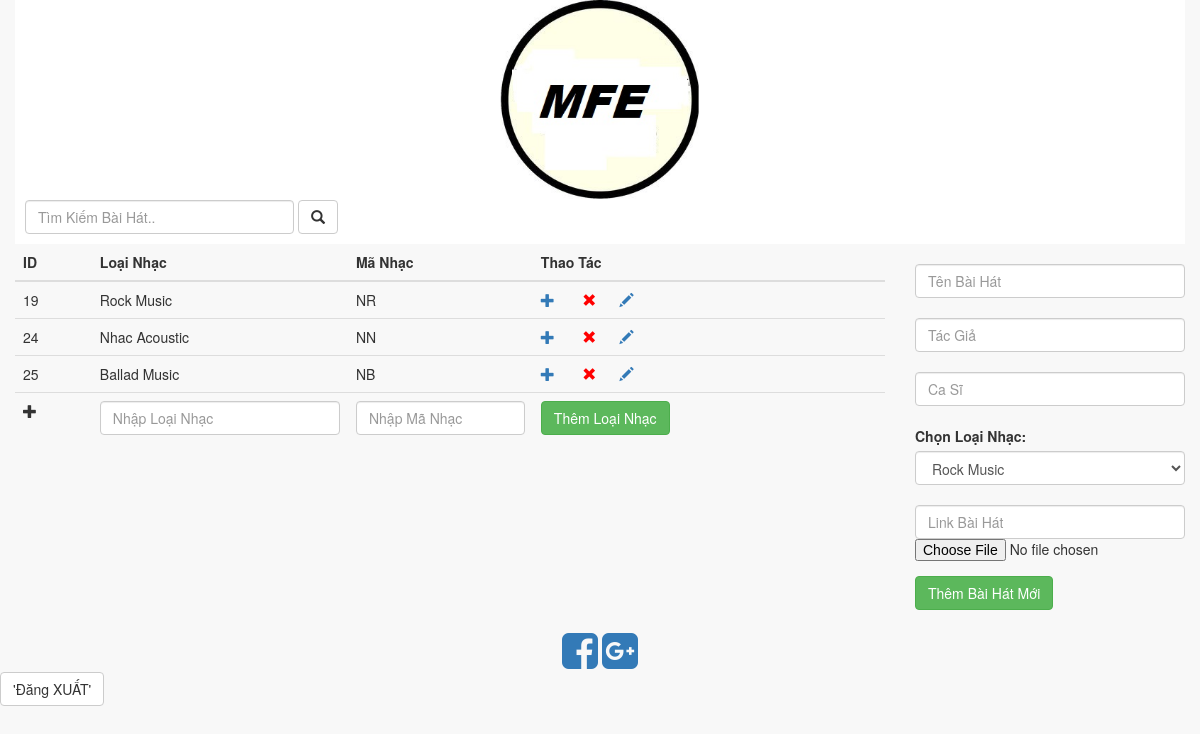
Page /Sources/dashboard.php on the earlier database version.
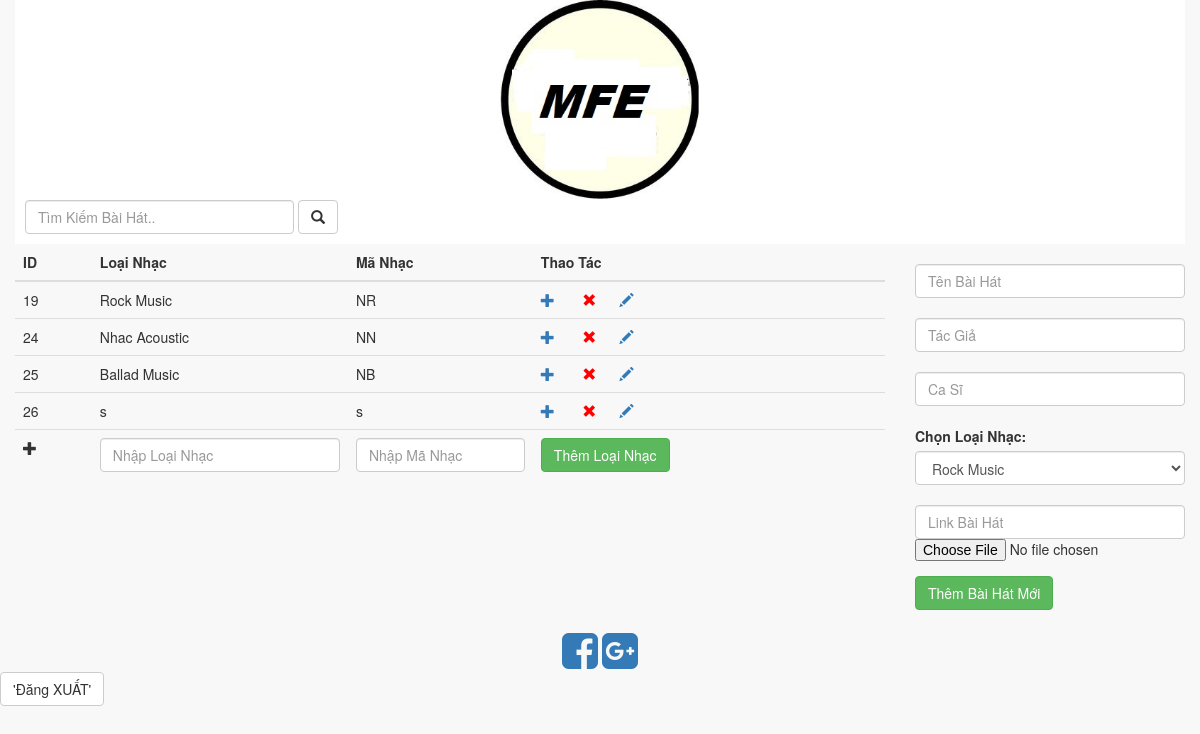
Same page on the later database version.
### tables this page shows
CREATE TABLE `music` (
  `id` int(20) NOT NULL,
  `music` varchar(50) NOT NULL,
  `type` varchar(50) NOT NULL
);

### Sources/dashboard.php (the view, shortened to what this page needs)
<!DOCTYPE html>
<html>
<head>
	<link rel="stylesheet" href="css/bootstrap.min.css">
	<link rel="stylesheet" href="https://cdnjs.cloudflare.com/ajax/libs/font-awesome/4.7.0/css/font-awesome.min.css">
</head>
<body style="background-color: #f8f8f8">
	<div class="container-fluid" >
		<div style="background-color:white">
			<center><a href="#" target="blank"><img src="logo.jpg" width="200"></a></center>
			<form id="form_search" class="form-inline" method="POST" action="search.php" style="padding-left: 10px;padding-bottom: 10px;">
					<input class="form-control" type="text" name="search" placeholder="Tìm Kiếm Bài Hát.." size="30">
					<button onclick="search();" class="btn btn-default" ><span class="glyphicon glyphicon-search"></span></button>
			</form>
		</div>
		<div class="row">
			<div class="col-md-9">
				<div id="main">
					<table class="table table-hover">
					    <thead>
					      <tr>
					        <th>ID</th>
					        <th>Loại Nhạc</th>
					        <th>Mã Nhạc</th>
					        <th>Thao Tác</th>
					      </tr>
					    </thead>
					    <tbody>
					    <?php
							include("connect.php");
							$sql = "Select id,music,type From music";
							$result = $conn->query($sql);
							while($row = mysqli_fetch_assoc($result)){
							echo "<tr id=".$row['id'].">";
							echo '<td>'.$row['id'].'</td>';
							echo '<td>'.$row['music'].'</td>';
							echo '<td>'.$row['type'].'</td>';
							echo '<td><a  href="song.php?type='.$row['type'].'" title="Xem Các Bài Hát!"><span class="glyphicon glyphicon-plus"></span></a>&nbsp;&nbsp;&nbsp;&nbsp;&nbsp;&nbsp;
								<a href="deletemusic.php?music='.$row['music'].'" title="Xóa Bài Hát Này!"><span style="color:red" class="glyphicon glyphicon-remove"></span></a>
								&nbsp;&nbsp;&nbsp;&nbsp;
								<a onclick="edit('.$row['id'].');" title="Sửa Bài Hát Này!"><span s class="glyphicon glyphicon-pencil"></span></a>
								</td>';
							echo "</tr>";
						}
						?>
						<tr>
							<form class="form-group" id="form_addmusic" method="POST" >
							<td><span class="glyphicon glyphicon-plus"></span></td>
							<td><input class="form-control" type="text" name="music" size="3" maxlength="30" placeholder="Nhập Loại Nhạc"></td>
							<td><input class="form-control" type="text" name="type" size="2" maxlength="10" placeholder="Nhập Mã Nhạc"></td>
							</form>
							<td><button onclick="addmusic();" class="btn btn-success"></span> Thêm Loại Nhạc</button></td>
						</tr>
						</tbody>
					</table>
				</div>
			</div>
			<div class="col-md-3">
				<div>
				<br>
					<form class="form-group" action="" id="form_addsong" enctype="multipart/form-data">
						<input class="form-control" type="text" name="name" placeholder="Tên Bài Hát">
						<br>
						<input class="form-control" type="text" name="author" placeholder="Tác Giả">
						<br>
						<input class="form-control" type="text" name="singer" placeholder="Ca Sĩ"><br>
						<label> Chọn Loại Nhạc:</label>
						<select class="form-control" name="type">
							<?php
							$sql = "select type,music from music";
							$result = $conn->query($sql);
							while($row = mysqli_fetch_assoc($result))
							{
								echo "<option value=".$row['type'].">".$row['music']."</option>";
							}
							?>
						</select><br>
						<input class="form-control" type="text" name="link" placeholder="Link Bài Hát">
						<input class="btup" type="file" name="link" id="link">
					</form>
					<div>
						<button  class="btn btn-success" onclick="addsong()" ></span> Thêm Bài Hát Mới</button>
					</div>
					<br>
			</div>
		</div>
        <div class="text-center center-block">
            <br />
                <a href="https://www.facebook.com/bootsnipp"><i id="social-fb" class="fa fa-facebook-square fa-3x social"></i></a>
	            <a href="https://plus.google.com/+Bootsnipp-page"><i id="social-gp" class="fa fa-google-plus-square fa-3x social"></i></a>
	</div>
	<div><button type="submit" class="btn btn-default" name="dangky" HREF="index.php">'Đăng XUẤT'</button>
</body>
</html>

Differences in the rows shown:
added music: id "26", music "s", type "s"
